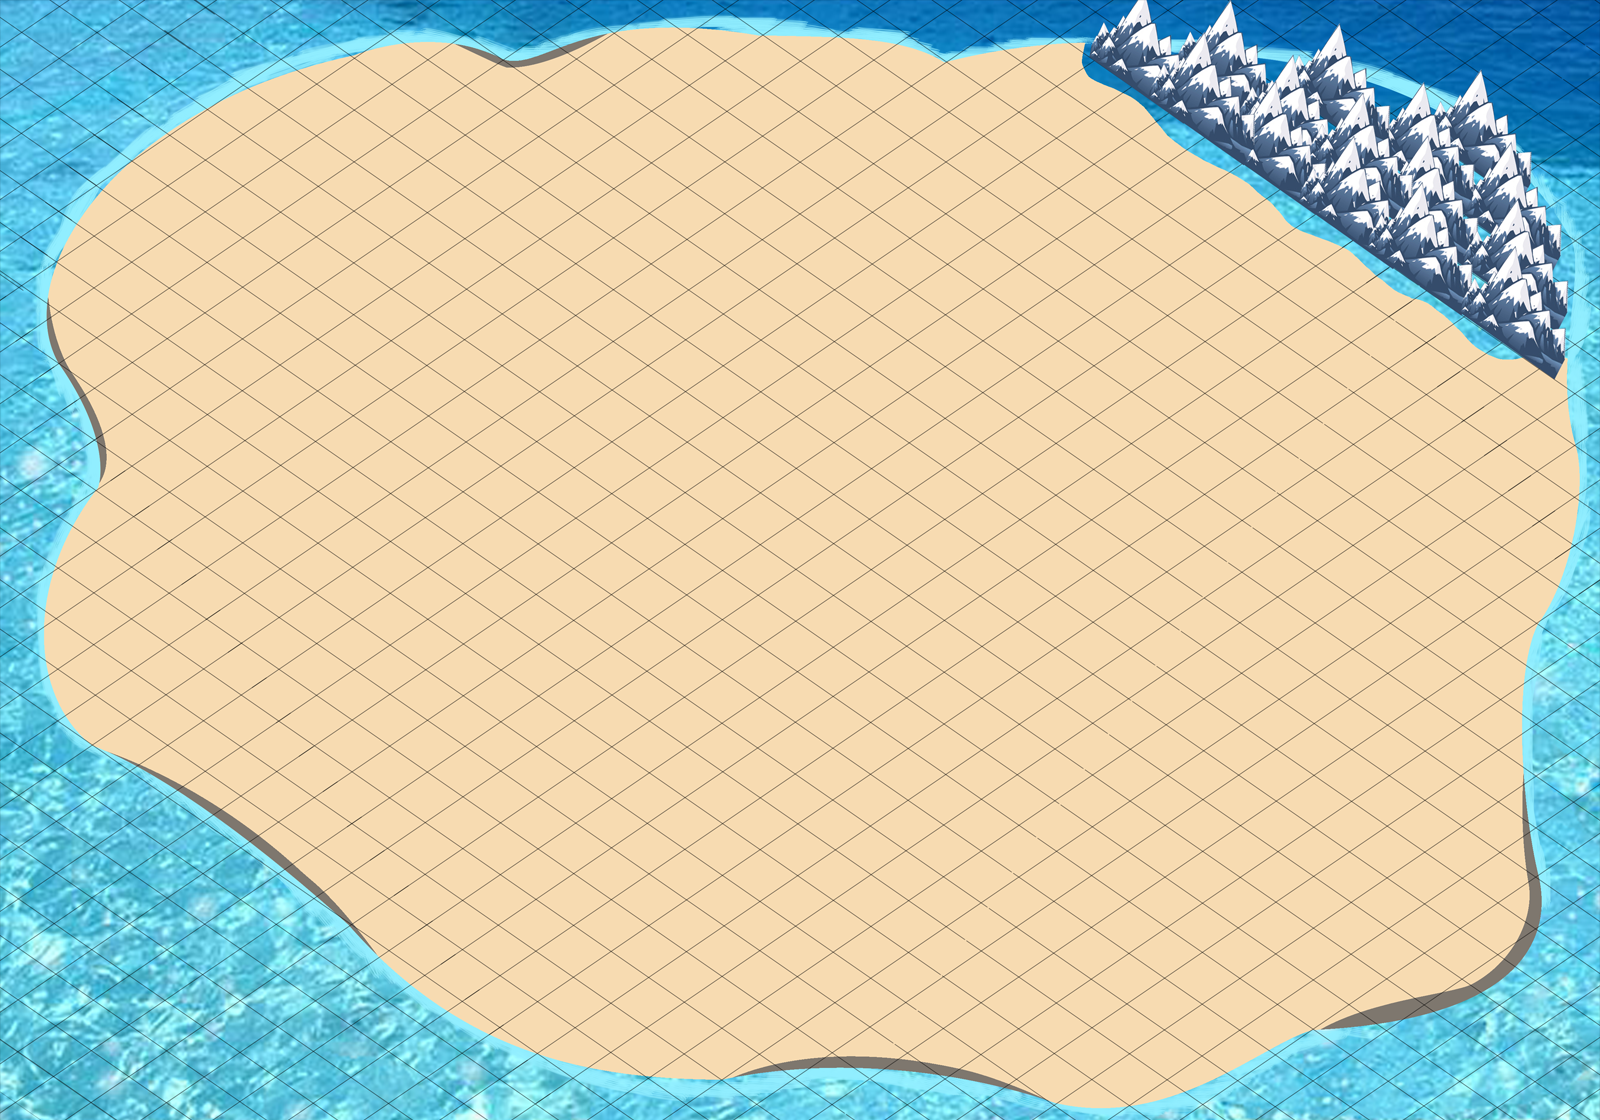

Tiled map render using the project's own tile images. Description and the map definition, with tile-layer contents summarised, below:
An orthogonal 50x35 tile map with 32x32 px tiles, 1 tile layer (Tile Layer 1).

<map version="1.0" orientation="orthogonal" width="50" height="35" tilewidth="32" tileheight="32">
 <tileset firstgid="1" name="map_pro" tilewidth="32" tileheight="32">
  <image source="gfx/map_pro.png" width="1600" height="1138" />
 </tileset>
 <layer name="Tile Layer 1" width="50" height="35">
  <data>[1750 cells, 1750 non-empty, 1750 distinct tile ids]</data>
 </layer>
</map>